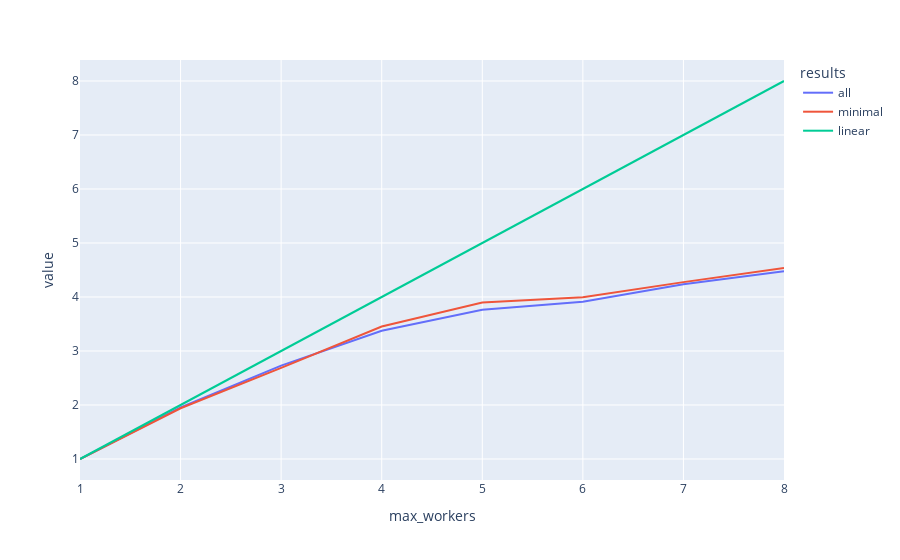

Here is the notebook cell this chart was saved with:
### Code cell
# Plot speedup
df_speedup = df.loc[1] / df
df_speedup['linear'] = df.index
px.line(df_speedup)

### Figure 1 — Plotly figure (JSON) as saved in the notebook; plotly's stock layout.template omitted (floating-point values rounded to 4 significant figures)
{"data": [{"hovertemplate": "results=all<br>max_workers=%{x}<br>value=%{y}<extra></extra>", "legendgroup": "all", "line": {"color": "#636efa", "dash": "solid"}, "marker": {"symbol": "circle"}, "mode": "lines", "name": "all", "orientation": "v", "showlegend": true, "type": "scatter", "x": [1, 2, 3, 4, 5, 6, 7, 8], "xaxis": "x", "y": [1, 1.954, 2.73, 3.375, 3.763, 3.913, 4.238, 4.478], "yaxis": "y"}, {"hovertemplate": "results=minimal<br>max_workers=%{x}<br>value=%{y}<extra></extra>", "legendgroup": "minimal", "line": {"color": "#EF553B", "dash": "solid"}, "marker": {"symbol": "circle"}, "mode": "lines", "name": "minimal", "orientation": "v", "showlegend": true, "type": "scatter", "x": [1, 2, 3, 4, 5, 6, 7, 8], "xaxis": "x", "y": [1, 1.939, 2.689, 3.454, 3.897, 3.996, 4.275, 4.536], "yaxis": "y"}, {"hovertemplate": "results=linear<br>max_workers=%{x}<br>value=%{y}<extra></extra>", "legendgroup": "linear", "line": {"color": "#00cc96", "dash": "solid"}, "marker": {"symbol": "circle"}, "mode": "lines", "name": "linear", "orientation": "v", "showlegend": true, "type": "scatter", "x": [1, 2, 3, 4, 5, 6, 7, 8], "xaxis": "x", "y": [1, 2, 3, 4, 5, 6, 7, 8], "yaxis": "y"}], "layout": {"autosize": true, "legend": {"title": {"text": "results"}, "tracegroupgap": 0}, "margin": {"t": 60}, "xaxis": {"anchor": "y", "autorange": true, "domain": [0, 1], "range": [1, 8], "title": {"text": "max_workers"}, "type": "linear"}, "yaxis": {"anchor": "x", "autorange": true, "domain": [0, 1], "range": [0.6111, 8.389], "title": {"text": "value"}, "type": "linear"}}}
